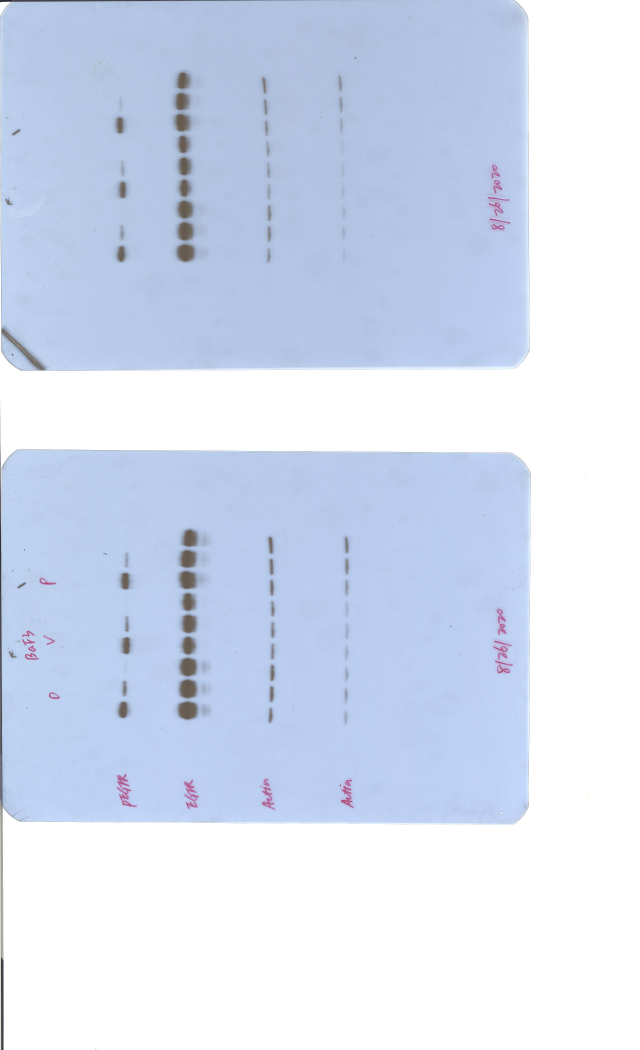
#> input picture example_image/08262020_1.jpeg, 2559 x 4200 px, found by its file name (shown at 1/4 size)
$ python version3latest.py
#> lines starting #> are read from the running program, lines starting #| are printed output that depends on the picture
import matplotlib.pyplot as plt
import matplotlib
import numpy as np
import matplotlib.image as mpimg
from skimage import data, io
from skimage.viewer import ImageViewer
from skimage.color import rgb2gray, gray2rgb
import cv2
from skimage import img_as_ubyte
from skimage.transform import rotate
from matplotlib import pyplot as plt
import os
from os import path


'''
Takes file path of image, and converts it into 2D array.
Opens Matplotlib plot viewer with an event listener for mouse click.
'''
def pickImage(file_path, orientation, save_image):
#> called with file_path = '08262020_1.jpeg', orientation = 'horizontal', save_image = True
    print('pickImage()')

    #read and convert to grayscale
    skimage_image = io.imread('input_images/' + file_path)
#> skimage_image is the input picture: shape (4200, 2559, 3); mean R, G, B 212.4, 222.7, 240.7
    skimage_image = rgb2gray(skimage_image)
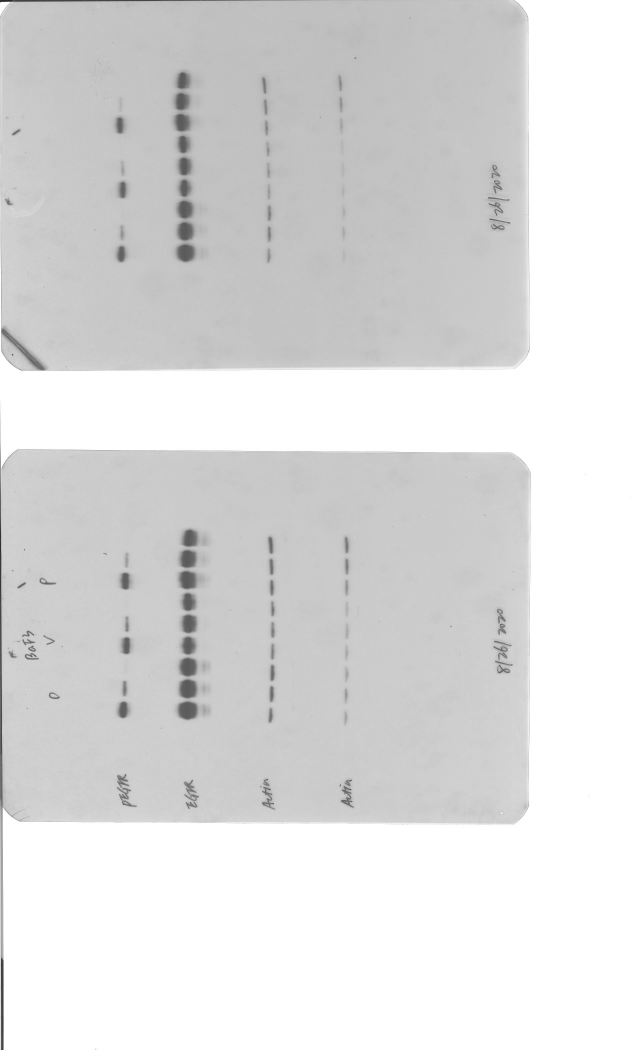
#> skimage_image: shape (4200, 2559) float64 (shown at 1/4 size); min 0.00311, max 1, mean 0.87
    print(skimage_image.shape)
#| (4200, 2559)
    original_image = skimage_image

    #rotate if necessary
    if (orientation == "vertical"):
        skimage_image = rotate(skimage_image, 90, resize=True)
        original_image = rotate(original_image, 90, resize=True)

    #create figure and include image as subplot
    ax = plt.gca()
    fig = plt.gcf()
    ax.imshow(skimage_image)
    fig.canvas.mpl_connect('button_press_event', lambda event:onclick(event,skimage_image, original_image, save_image, file_path))
    plt.show()


'''
Callback for event listener. Takes x,y position of mouse click and then calls main function.
Coordinates of mouse click used to identify background color.
'''
# [8 lines left out: function onclick, not called in this run]


'''
Main function.
'''
# [79 lines left out: function main, not called in this run]


'''
Takes a coordinate and an image input.
Takes the grayscale value of the pixel at the coordinate.
Loops through each pixel in the image, and subtracts the threshold value from those that are lighter or equal to the background color.

'''
# [23 lines left out: function skimageFilter, not called in this run]


'''
Convert image from Sci-Kit Image comptabile ndarray of float64 to OpenCV compatible ndarray of uint8.
'''
# [7 lines left out: function skimageToCV, not called in this run]


'''
Adaptive thresholding
'''
# [6 lines left out: function threshold, not called in this run]


def cannyEdge(cv_image):
    canny = cv2.Canny(cv_image, 200, 240)
    return canny


'''
Taking thresholded image and tracing contours around all objects.
Contours are just a set of points that create a polygon to outline the image.
'''
# [4 lines left out: function findContours, not called in this run]


'''
Takes in the image and the set of contours returned by findContours().
Loops through each one and determines the grayscale value of pixels inside.
'''
# [56 lines left out: function countContours, not called in this run]


'''
Takes goodlist, an array containing the index of all the "good" contours, and creates an array with the actual good contours
'''
# [6 lines left out: function drawContourList, not called in this run]


#start program
pickImage("08262020_1.jpeg", "horizontal", True)
